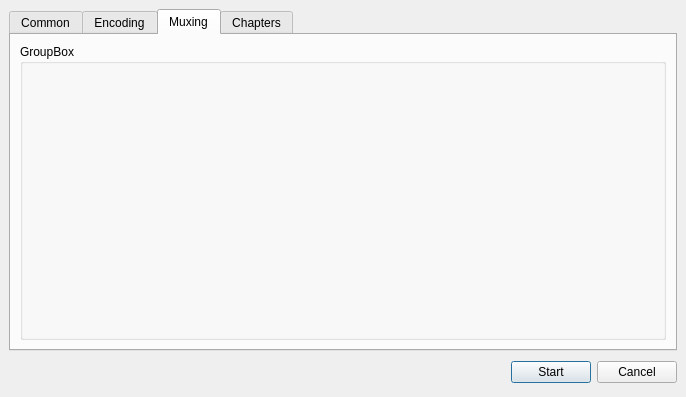
<ui version="4.0" >
 <class>TTCutAVCutDlg</class>
 <widget class="QDialog" name="TTCutAVCutDlg" >
  <property name="geometry" >
   <rect>
    <x>0</x>
    <y>0</y>
    <width>686</width>
    <height>387</height>
   </rect>
  </property>
  <property name="windowTitle" >
   <string>TTCut - Video Cut Options</string>
  </property>
  <layout class="QGridLayout" >
   <property name="margin" >
    <number>9</number>
   </property>
   <property name="spacing" >
    <number>6</number>
   </property>
   <item row="1" column="0" >
    <layout class="QHBoxLayout" >
     <property name="spacing" >
      <number>6</number>
     </property>
     <property name="margin" >
      <number>0</number>
     </property>
     <item>
      <spacer>
       <property name="orientation" >
        <enum>Qt::Horizontal</enum>
       </property>
       <property name="sizeHint" stdset="0" >
        <size>
         <width>131</width>
         <height>31</height>
        </size>
       </property>
      </spacer>
     </item>
     <item>
      <widget class="QPushButton" name="okButton" >
       <property name="text" >
        <string>Start</string>
       </property>
      </widget>
     </item>
     <item>
      <widget class="QPushButton" name="cancelButton" >
       <property name="text" >
        <string>Cancel</string>
       </property>
      </widget>
     </item>
    </layout>
   </item>
   <item row="0" column="0" >
    <widget class="QTabWidget" name="tabWidget" >
     <property name="enabled" >
      <bool>true</bool>
     </property>
     <property name="currentIndex" >
      <number>2</number>
     </property>
     <widget class="QWidget" name="tabCommon" >
      <attribute name="title" >
       <string>Common</string>
      </attribute>
      <attribute name="icon" >
       <iconset resource="avcutdialog.qrc" >
        <normaloff>:/pixmaps/pixmaps/settings_18.xpm</normaloff>:/pixmaps/pixmaps/settings_18.xpm</iconset>
      </attribute>
      <layout class="QGridLayout" >
       <property name="margin" >
        <number>9</number>
       </property>
       <property name="spacing" >
        <number>6</number>
       </property>
       <item row="1" column="0" >
        <widget class="QGroupBox" name="gbFreeDriveSpace" >
         <property name="sizePolicy" >
          <sizepolicy vsizetype="Preferred" hsizetype="Preferred" >
           <horstretch>0</horstretch>
           <verstretch>4</verstretch>
          </sizepolicy>
         </property>
         <property name="title" >
          <string>Free Drive Space</string>
         </property>
         <layout class="QGridLayout" name="gridLayout_2" >
          <item row="0" column="0" >
           <widget class="QLabel" name="label" >
            <property name="sizePolicy" >
             <sizepolicy vsizetype="Preferred" hsizetype="Fixed" >
              <horstretch>0</horstretch>
              <verstretch>0</verstretch>
             </sizepolicy>
            </property>
            <property name="minimumSize" >
             <size>
              <width>190</width>
              <height>0</height>
             </size>
            </property>
            <property name="text" >
             <string>Path</string>
            </property>
           </widget>
          </item>
          <item row="0" column="1" >
           <widget class="QLabel" name="label_2" >
            <property name="sizePolicy" >
             <sizepolicy vsizetype="Preferred" hsizetype="Fixed" >
              <horstretch>0</horstretch>
              <verstretch>0</verstretch>
             </sizepolicy>
            </property>
            <property name="minimumSize" >
             <size>
              <width>110</width>
              <height>0</height>
             </size>
            </property>
            <property name="text" >
             <string>Size</string>
            </property>
           </widget>
          </item>
          <item row="0" column="2" >
           <widget class="QLabel" name="label_3" >
            <property name="sizePolicy" >
             <sizepolicy vsizetype="Preferred" hsizetype="Fixed" >
              <horstretch>0</horstretch>
              <verstretch>0</verstretch>
             </sizepolicy>
            </property>
            <property name="minimumSize" >
             <size>
              <width>110</width>
              <height>0</height>
             </size>
            </property>
            <property name="text" >
             <string>Used</string>
            </property>
           </widget>
          </item>
          <item row="0" column="3" >
           <widget class="QLabel" name="label_4" >
            <property name="sizePolicy" >
             <sizepolicy vsizetype="Preferred" hsizetype="Fixed" >
              <horstretch>0</horstretch>
              <verstretch>0</verstretch>
             </sizepolicy>
            </property>
            <property name="minimumSize" >
             <size>
              <width>110</width>
              <height>0</height>
             </size>
            </property>
            <property name="text" >
             <string>Free</string>
            </property>
           </widget>
          </item>
          <item row="0" column="4" >
           <widget class="QLabel" name="label_5" >
            <property name="text" >
             <string>Used %</string>
            </property>
           </widget>
          </item>
          <item row="1" column="0" >
           <widget class="QLabel" name="laPath1" >
            <property name="sizePolicy" >
             <sizepolicy vsizetype="Preferred" hsizetype="Fixed" >
              <horstretch>0</horstretch>
              <verstretch>0</verstretch>
             </sizepolicy>
            </property>
            <property name="text" >
             <string>Path</string>
            </property>
           </widget>
          </item>
          <item row="1" column="1" >
           <widget class="QLabel" name="laSize1" >
            <property name="text" >
             <string>Size</string>
            </property>
           </widget>
          </item>
          <item row="1" column="2" >
           <widget class="QLabel" name="laUsed1" >
            <property name="text" >
             <string>Used</string>
            </property>
           </widget>
          </item>
          <item row="1" column="3" >
           <widget class="QLabel" name="laFree1" >
            <property name="text" >
             <string>Free</string>
            </property>
           </widget>
          </item>
          <item row="1" column="4" >
           <widget class="QLabel" name="laUsedPercent1" >
            <property name="text" >
             <string>Free</string>
            </property>
           </widget>
          </item>
          <item row="2" column="0" >
           <widget class="QLabel" name="laPath2" >
            <property name="sizePolicy" >
             <sizepolicy vsizetype="Preferred" hsizetype="Fixed" >
              <horstretch>0</horstretch>
              <verstretch>0</verstretch>
             </sizepolicy>
            </property>
            <property name="text" >
             <string>Path</string>
            </property>
           </widget>
          </item>
          <item row="2" column="1" >
           <widget class="QLabel" name="laSize2" >
            <property name="text" >
             <string>Size</string>
            </property>
           </widget>
          </item>
          <item row="2" column="2" >
           <widget class="QLabel" name="laUsed2" >
            <property name="text" >
             <string>Used</string>
            </property>
           </widget>
          </item>
          <item row="2" column="3" >
           <widget class="QLabel" name="laFree2" >
            <property name="text" >
             <string>Free</string>
            </property>
           </widget>
          </item>
          <item row="2" column="4" >
           <widget class="QLabel" name="laUsedPercent2" >
            <property name="text" >
             <string>Free</string>
            </property>
           </widget>
          </item>
         </layout>
        </widget>
       </item>
       <item row="2" column="0" >
        <widget class="QGroupBox" name="gbCutOptions" >
         <property name="title" >
          <string>Cut Options</string>
         </property>
         <layout class="QGridLayout" >
          <property name="margin" >
           <number>9</number>
          </property>
          <property name="spacing" >
           <number>6</number>
          </property>
          <item row="1" column="0" >
           <widget class="QCheckBox" name="cbEndCode" >
            <property name="enabled" >
             <bool>false</bool>
            </property>
            <property name="text" >
             <string>Write Sequence End Code</string>
            </property>
           </widget>
          </item>
          <item row="0" column="0" >
           <widget class="QCheckBox" name="cbMaxBitrate" >
            <property name="enabled" >
             <bool>false</bool>
            </property>
            <property name="text" >
             <string>Write max bitrate to first sequence</string>
            </property>
           </widget>
          </item>
         </layout>
        </widget>
       </item>
       <item row="0" column="0" >
        <widget class="QGroupBox" name="gbOutput" >
         <property name="minimumSize" >
          <size>
           <width>0</width>
           <height>100</height>
          </size>
         </property>
         <property name="title" >
          <string>Cut Output Options</string>
         </property>
         <layout class="QGridLayout" name="gridLayout" >
          <property name="spacing" >
           <number>12</number>
          </property>
          <item row="0" column="0" >
           <widget class="QLabel" name="laOutputFile" >
            <property name="text" >
             <string>Output file</string>
            </property>
           </widget>
          </item>
          <item row="0" column="1" colspan="2" >
           <widget class="QLineEdit" name="leOutputFile" >
            <property name="sizePolicy" >
             <sizepolicy vsizetype="Fixed" hsizetype="Expanding" >
              <horstretch>0</horstretch>
              <verstretch>0</verstretch>
             </sizepolicy>
            </property>
           </widget>
          </item>
          <item row="1" column="0" >
           <widget class="QLabel" name="laOutputPath" >
            <property name="text" >
             <string>Output path</string>
            </property>
           </widget>
          </item>
          <item row="1" column="1" >
           <widget class="QLineEdit" name="leOutputPath" >
            <property name="sizePolicy" >
             <sizepolicy vsizetype="Fixed" hsizetype="Expanding" >
              <horstretch>0</horstretch>
              <verstretch>0</verstretch>
             </sizepolicy>
            </property>
            <property name="minimumSize" >
             <size>
              <width>0</width>
              <height>0</height>
             </size>
            </property>
           </widget>
          </item>
          <item row="1" column="2" >
           <widget class="QPushButton" name="btnDirOpen" >
            <property name="sizePolicy" >
             <sizepolicy vsizetype="Minimum" hsizetype="Minimum" >
              <horstretch>0</horstretch>
              <verstretch>0</verstretch>
             </sizepolicy>
            </property>
            <property name="minimumSize" >
             <size>
              <width>54</width>
              <height>32</height>
             </size>
            </property>
            <property name="maximumSize" >
             <size>
              <width>54</width>
              <height>32</height>
             </size>
            </property>
            <property name="sizeIncrement" >
             <size>
              <width>0</width>
              <height>0</height>
             </size>
            </property>
            <property name="baseSize" >
             <size>
              <width>0</width>
              <height>0</height>
             </size>
            </property>
            <property name="font" >
             <font>
              <pointsize>11</pointsize>
             </font>
            </property>
            <property name="text" >
             <string/>
            </property>
            <property name="icon" >
             <iconset resource="avcutdialog.qrc" >
              <normaloff>:/pixmaps/pixmaps/fileopen_24.xpm</normaloff>:/pixmaps/pixmaps/fileopen_24.xpm</iconset>
            </property>
           </widget>
          </item>
          <item row="2" column="0" colspan="3" >
           <widget class="QCheckBox" name="cbAddSuffix" >
            <property name="text" >
             <string>Add "_cut" suffix to output filename</string>
            </property>
           </widget>
          </item>
         </layout>
         <zorder>leOutputPath</zorder>
         <zorder>laOutputPath</zorder>
         <zorder>leOutputFile</zorder>
         <zorder>laOutputFile</zorder>
         <zorder>btnDirOpen</zorder>
        </widget>
       </item>
      </layout>
     </widget>
     <widget class="QWidget" name="tabEncoding" >
      <attribute name="title" >
       <string>Encoding</string>
      </attribute>
      <attribute name="icon" >
       <iconset resource="avcutdialog.qrc" >
        <normaloff>:/pixmaps/pixmaps/exec.png</normaloff>:/pixmaps/pixmaps/exec.png</iconset>
      </attribute>
      <layout class="QGridLayout" >
       <property name="margin" >
        <number>9</number>
       </property>
       <property name="spacing" >
        <number>6</number>
       </property>
       <item row="0" column="0" >
        <widget class="TTCutSettingsEncoder" name="encodingPage" >
         <property name="title" >
          <string>GroupBox</string>
         </property>
        </widget>
       </item>
      </layout>
     </widget>
     <widget class="QWidget" name="tabMuxing" >
      <property name="enabled" >
       <bool>true</bool>
      </property>
      <attribute name="title" >
       <string>Muxing</string>
      </attribute>
      <attribute name="icon" >
       <iconset resource="avcutdialog.qrc" >
        <normaloff>:/pixmaps/pixmaps/filter.png</normaloff>:/pixmaps/pixmaps/filter.png</iconset>
      </attribute>
      <layout class="QGridLayout" >
       <property name="margin" >
        <number>9</number>
       </property>
       <property name="spacing" >
        <number>6</number>
       </property>
       <item row="0" column="0" >
        <widget class="TTCutSettingsMuxer" name="muxingPage" >
         <property name="title" >
          <string>GroupBox</string>
         </property>
        </widget>
       </item>
      </layout>
     </widget>
     <widget class="QWidget" name="tabChapters" >
      <property name="enabled" >
       <bool>false</bool>
      </property>
      <attribute name="title" >
       <string>Chapters</string>
      </attribute>
      <attribute name="icon" >
       <iconset resource="avcutdialog.qrc" >
        <normaloff>:/pixmaps/pixmaps/chapter_18.xpm</normaloff>:/pixmaps/pixmaps/chapter_18.xpm</iconset>
      </attribute>
      <layout class="QGridLayout" >
       <property name="margin" >
        <number>9</number>
       </property>
       <property name="spacing" >
        <number>6</number>
       </property>
       <item row="0" column="0" >
        <widget class="TTCutSettingsChapter" name="chaptersPage" >
         <property name="enabled" >
          <bool>false</bool>
         </property>
         <property name="title" >
          <string>GroupBox</string>
         </property>
        </widget>
       </item>
      </layout>
     </widget>
    </widget>
   </item>
  </layout>
 </widget>
 <customwidgets>
  <customwidget>
   <class>TTCutSettingsMuxer</class>
   <extends>QGroupBox</extends>
   <header>../gui/ttcutsettingsmuxer.h</header>
   <container>1</container>
  </customwidget>
  <customwidget>
   <class>TTCutSettingsChapter</class>
   <extends>QGroupBox</extends>
   <header>../gui/ttcutsettingschapter.h</header>
   <container>1</container>
  </customwidget>
  <customwidget>
   <class>TTCutSettingsEncoder</class>
   <extends>QGroupBox</extends>
   <header>../gui/ttcutsettingsencoder.h</header>
   <container>1</container>
  </customwidget>
 </customwidgets>
 <resources>
  <include location="avcutdialog.qrc" />
 </resources>
 <connections>
  <connection>
   <sender>okButton</sender>
   <signal>clicked()</signal>
   <receiver>TTCutAVCutDlg</receiver>
   <slot>accept()</slot>
   <hints>
    <hint type="sourcelabel" >
     <x>278</x>
     <y>253</y>
    </hint>
    <hint type="destinationlabel" >
     <x>96</x>
     <y>254</y>
    </hint>
   </hints>
  </connection>
  <connection>
   <sender>cancelButton</sender>
   <signal>clicked()</signal>
   <receiver>TTCutAVCutDlg</receiver>
   <slot>reject()</slot>
   <hints>
    <hint type="sourcelabel" >
     <x>369</x>
     <y>253</y>
    </hint>
    <hint type="destinationlabel" >
     <x>179</x>
     <y>282</y>
    </hint>
   </hints>
  </connection>
 </connections>
</ui>
